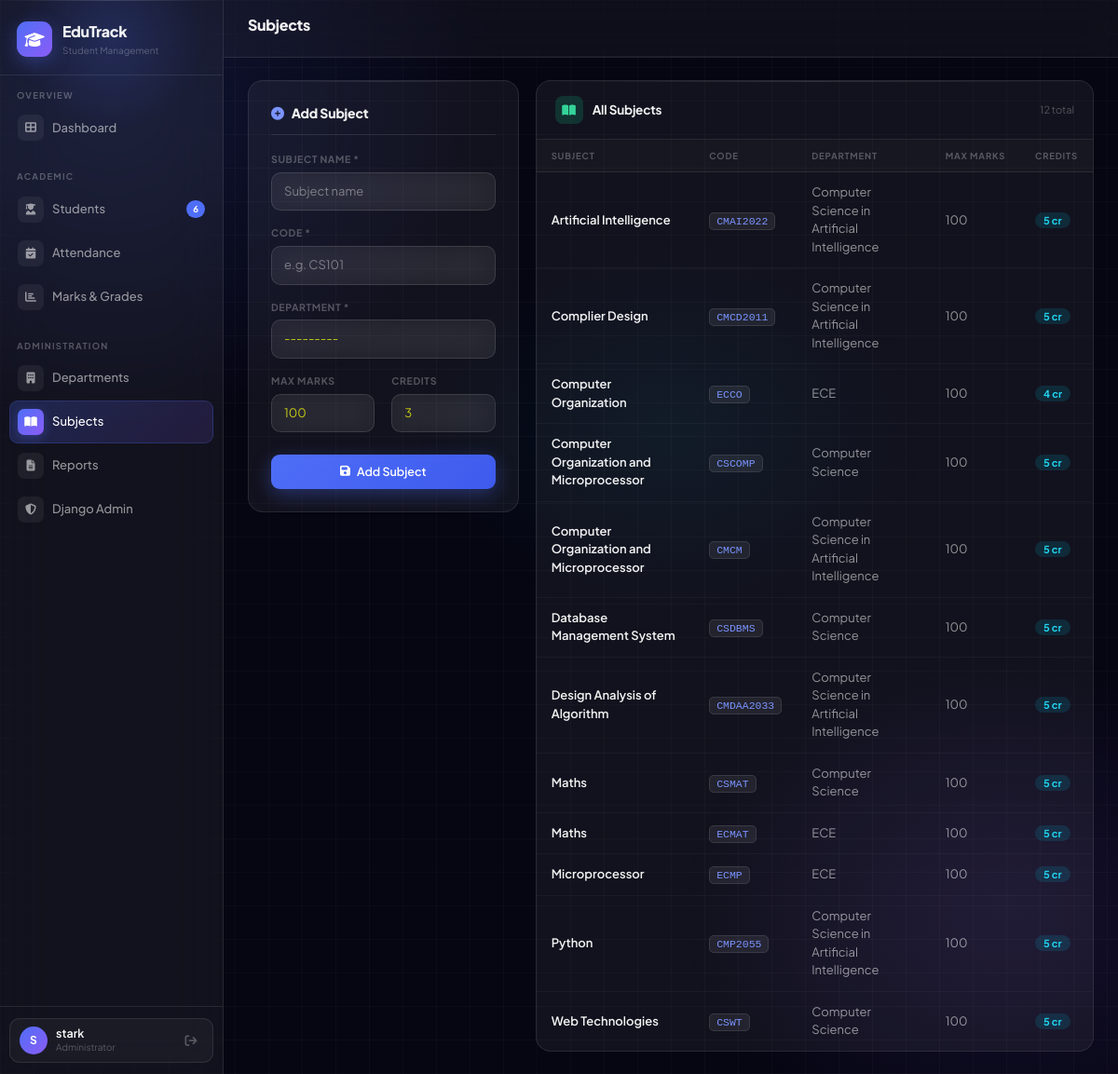
/subjects/ (signed in), run on the app's committed database.
### students/models.py (models this page shows, shortened)
class Subject(models.Model):
    name = models.CharField(max_length=100)
    code = models.CharField(max_length=10, unique=True)
    department = models.ForeignKey(Department, on_delete=models.CASCADE, related_name='subjects')
    max_marks = models.IntegerField(default=100)
    credits = models.IntegerField(default=3)
    class Meta:
        ordering = ['name']

class Department(models.Model):
    name = models.CharField(max_length=100, unique=True)
    code = models.CharField(max_length=10, unique=True)
    description = models.TextField(blank=True)
    created_at = models.DateTimeField(auto_now_add=True)
    def __str__(self):
        return self.name
    class Meta:
        ordering = ['name']

### students/views.py (the view)
# urls.py: path('subjects/', views.subject_list, name='subject_list'),
@login_required
def subject_list(request):
    subjects = Subject.objects.select_related('department').all()
    form = SubjectForm(request.POST or None)
    if request.method == 'POST':
        if form.is_valid():
            form.save()
            messages.success(request, 'Subject added!')
            return redirect('subject_list')
    return render(request, 'students/subjects.html', {'subjects': subjects, 'form': form})

### students/forms.py
class SubjectForm(forms.ModelForm):
    class Meta:
        model = Subject
        fields = ['name', 'code', 'department', 'max_marks', 'credits']
        widgets = {
            'name': forms.TextInput(attrs={'class': 'form-control', 'placeholder': 'Subject name'}),
            'code': forms.TextInput(attrs={'class': 'form-control', 'placeholder': 'e.g. CS101'}),
            'department': forms.Select(attrs={'class': 'form-select'}),
            'max_marks': forms.NumberInput(attrs={'class': 'form-control'}),
            'credits': forms.NumberInput(attrs={'class': 'form-control'}),
        }

### students/context_processors.py (called while the page is built)
def global_context(request):
    return {
        'total_students_count': Student.objects.count()
    }

### students/templates/students/subjects.html (shortened to what this page needs)
{% extends 'base.html' %}
{% block page_title %}Subjects{% endblock %}
{% block content %}
<div class="row g-3">
  <div class="col-md-4">
    <div class="form-glass">
      <div class="form-section-title"><i class="fas fa-plus-circle me-2" style="color:#7b94ff"></i>Add Subject</div>
      <form method="post">
        <div class="mb-3"><label class="form-label">Subject Name *</label>{{ form.name }}</div>
        <div class="mb-3"><label class="form-label">Code *</label>{{ form.code }}</div>
        <div class="mb-3"><label class="form-label">Department *</label>{{ form.department }}</div>
        <div class="row g-2 mb-4">
          <div class="col-6"><label class="form-label">Max Marks</label>{{ form.max_marks }}</div>
          <div class="col-6"><label class="form-label">Credits</label>{{ form.credits }}</div>
        </div>
        <button type="submit" class="btn-primary-glow w-100" style="justify-content:center">
          <i class="fas fa-save"></i> Add Subject
        </button>
      </form>
    </div>
  </div>
  <div class="col-md-8">
    <div class="glass-card">
      <div class="card-head">
        <div class="card-head-ico" style="background:rgba(16,185,129,0.2);color:#34d399"><i class="fas fa-book-open"></i></div>
        <span class="card-head-title">All Subjects</span>
        <span style="font-size:11px;color:var(--text-muted)">{{ subjects.count }} total</span>
      </div>
      <div style="overflow-x:auto">
        <table class="glass-table">
          <thead><tr><th>Subject</th><th>Code</th><th>Department</th><th>Max Marks</th><th>Credits</th></tr></thead>
          <tbody>
            {% for sub in subjects %}
            <tr>
              <td style="font-weight:600;color:var(--text-primary)">{{ sub.name }}</td>
              <td><code>{{ sub.code }}</code></td>
              <td>{{ sub.department.name }}</td>
              <td>{{ sub.max_marks }}</td>
              <td><span style="background:rgba(6,182,212,0.15);color:#22d3ee;padding:2px 9px;border-radius:20px;font-size:11px;font-weight:700">{{ sub.credits }} cr</span></td>
            </tr>
            {% endfor %}
          </tbody>
        </table>
      </div>
    </div>
  </div>
</div>
{% endblock %}

### templates/base.html (shortened to what this page needs)
<!DOCTYPE html>
<html lang="en">
<head>
<link href="https://cdn.jsdelivr.net/npm/bootstrap@5.3.2/dist/css/bootstrap.min.css" rel="stylesheet">
<link href="https://cdnjs.cloudflare.com/ajax/libs/font-awesome/6.4.0/css/all.min.css" rel="stylesheet">
</head>
<body>
{% if user.is_authenticated %}
<div id="app">
  <aside class="sidebar">
    <div class="sidebar-header">
      <a href="{% url 'dashboard' %}" class="sidebar-logo">
        <div class="logo-mark"><i class="fas fa-graduation-cap"></i></div>
        <div>
          <div class="logo-name">EduTrack</div>
          <div class="logo-sub">Student Management</div>
        </div>
      </a>
    </div>
    <nav class="sidebar-nav">
      <div class="nav-section">
        <div class="nav-section-label">Overview</div>
        <a href="{% url 'dashboard' %}" class="nav-link {% if request.resolver_match.url_name == 'dashboard' %}active{% endif %}">
          <div class="nav-ico"><i class="fas fa-th-large"></i></div>
          Dashboard
        </a>
      </div>
      <div class="nav-section">
        <div class="nav-section-label">Academic</div>
        <a href="{% url 'student_list' %}" class="nav-link {% if 'student' in request.resolver_match.url_name %}active{% endif %}">
          <div class="nav-ico"><i class="fas fa-user-graduate"></i></div>
          Students
          <span class="nav-badge">{{ total_students_count }}</span>
        </a>
        <a href="{% url 'attendance_list' %}" class="nav-link {% if request.resolver_match.url_name == 'attendance_list' %}active{% endif %}">
          <div class="nav-ico"><i class="fas fa-calendar-check"></i></div>
          Attendance
        </a>
        <a href="{% url 'marks_list' %}" class="nav-link {% if request.resolver_match.url_name == 'marks_list' %}active{% endif %}">
          <div class="nav-ico"><i class="fas fa-chart-bar"></i></div>
          Marks & Grades
        </a>
      </div>
      <div class="nav-section">
        <div class="nav-section-label">Administration</div>
        <a href="{% url 'department_list' %}" class="nav-link {% if request.resolver_match.url_name == 'department_list' %}active{% endif %}">
          <div class="nav-ico"><i class="fas fa-building"></i></div>
          Departments
        </a>
        <a href="{% url 'subject_list' %}" class="nav-link {% if request.resolver_match.url_name == 'subject_list' %}active{% endif %}">
          <div class="nav-ico"><i class="fas fa-book-open"></i></div>
          Subjects
        </a>
        <a href="{% url 'reports' %}" class="nav-link {% if request.resolver_match.url_name == 'reports' %}active{% endif %}">
          <div class="nav-ico"><i class="fas fa-file-alt"></i></div>
          Reports
        </a>
        <a href="/admin/" class="nav-link" target="_blank">
          <div class="nav-ico"><i class="fas fa-shield-alt"></i></div>
          Django Admin
        </a>
      </div>
    </nav>
    <div class="sidebar-footer">
      <div class="user-tile">
        <div class="user-av">{{ user.username|first|upper }}</div>
        <div>
          <div class="user-name">{{ user.get_full_name|default:user.username }}</div>
          <div class="user-role">Administrator</div>
        </div>
        <a href="{% url 'logout' %}" class="logout-link" title="Sign out">
          <i class="fas fa-arrow-right-from-bracket"></i>
        </a>
      </div>
    </div>
  </aside>
  <div class="main-content">
    <header class="topbar">
      <h1 class="topbar-title">{% block page_title %}{% endblock %}</h1>
    </header>
    <main class="page-body">
      {% block content %}{% endblock %}
    </main>
  </div>
</div>
{% else %}
{% block auth_content %}{% endblock %}
{% endif %}
</body>
</html>

### data on the page
Subject: name "Artificial Intelligence", code "CMAI2022", department.name "Computer Science in Artificial Intelligence", max_marks "100", credits "5"
Subject: name "Complier Design", code "CMCD2011", department.name "Computer Science in Artificial Intelligence", max_marks "100", credits "5"
Subject: name "Computer Organization", code "ECCO", department.name "ECE", max_marks "100", credits "4"
Subject: name "Computer Organization and Microprocessor", code "CSCOMP", department.name "Computer Science", max_marks "100", credits "5"
Subject: name "Computer Organization and Microprocessor", code "CMCM", department.name "Computer Science in Artificial Intelligence", max_marks "100", credits "5"
Subject: name "Database Management System", code "CSDBMS", department.name "Computer Science", max_marks "100", credits "5"
Subject: name "Design Analysis of Algorithm", code "CMDAA2033", department.name "Computer Science in Artificial Intelligence", max_marks "100", credits "5"
Subject: name "Maths", code "CSMAT", department.name "Computer Science", max_marks "100", credits "5"
Subject: name "Maths", code "ECMAT", department.name "ECE", max_marks "100", credits "5"
Subject: name "Microprocessor", code "ECMP", department.name "ECE", max_marks "100", credits "5"
Subject: name "Python", code "CMP2055", department.name "Computer Science in Artificial Intelligence", max_marks "100", credits "5"
Subject: name "Web Technologies", code "CSWT", department.name "Computer Science", max_marks "100", credits "5"

### other printed values
{{ total_students_count }} "6"
{{ user.username|first|upper }} "S"
{{ user.get_full_name|default:user.username }} "stark"
{{ subjects.count }} "12"
